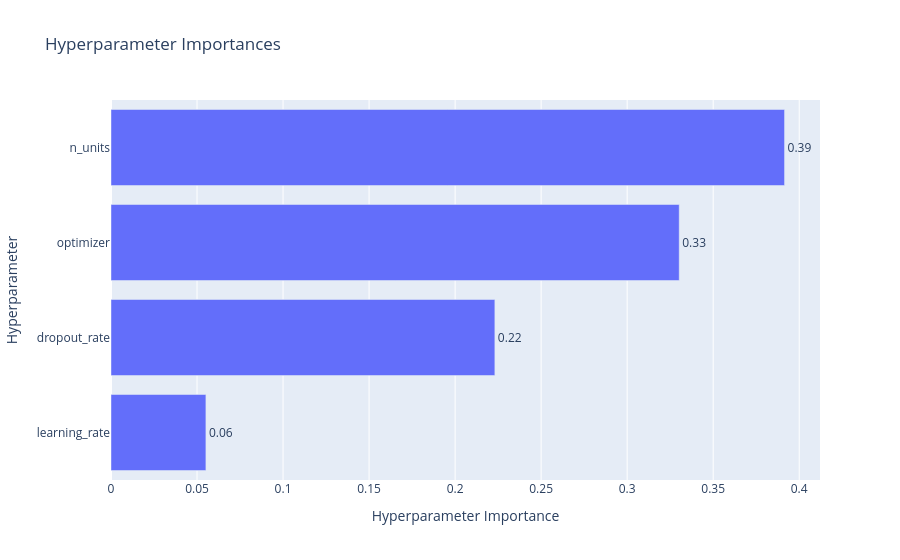

The cell this chart's notebook holds for it:
### Code cell
optuna.visualization.plot_param_importances(study)

### Figure 1 — Plotly figure (JSON) as saved in the notebook; plotly's stock layout.template omitted (floating-point values rounded to 4 significant figures)
{"data": [{"cliponaxis": false, "hovertemplate": ["learning_rate (FloatDistribution): 0.055159068118684894<extra></extra>", "dropout_rate (FloatDistribution): 0.22310629711905525<extra></extra>", "optimizer (CategoricalDistribution): 0.3302562631516918<extra></extra>", "n_units (IntDistribution): 0.39147837161056803<extra></extra>"], "name": "Objective Value", "orientation": "h", "text": ["0.06", "0.22", "0.33", "0.39"], "textposition": "outside", "type": "bar", "x": [0.05516, 0.2231, 0.3303, 0.3915], "y": ["learning_rate", "dropout_rate", "optimizer", "n_units"]}], "layout": {"title": {"text": "Hyperparameter Importances"}, "xaxis": {"title": {"text": "Hyperparameter Importance"}}, "yaxis": {"title": {"text": "Hyperparameter"}}}}
